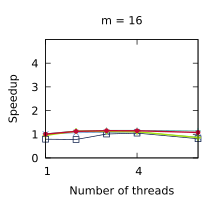

This figure's gnuplot source:
set title "m = 16"
set terminal pdf size 2.2,2.0
set output "./results/Scans_n___4,194,304,_m___16.pdf"
set key off
set xrange [1:6]
set xtics (1, 4)
set xlabel "Number of threads"
set yrange [0:5]
set ytics (0, 1, 2, 3, 4)
set ylabel "Speedup"
plot './results/Scans_n___4,194,304,_m___16.dat' using 1:2 title "Outer parallelism" pointsize 0.7 lw 1 pt 1 linecolor rgb "#24A793" with linespoints, \
  './results/Scans_n___4,194,304,_m___16.dat' using 1:3 title "Inner parallelism" pointsize 0.7 lw 1 pt 2 linecolor rgb "#5287C6" with linespoints, \
  './results/Scans_n___4,194,304,_m___16.dat' using 1:4 title "OpenMP" pointsize 0.7 lw 1 pt 4 linecolor rgb "#001240" with linespoints, \
  './results/Scans_n___4,194,304,_m___16.dat' using 1:5 title "Multi-atomics" pointsize 0.7 lw 2 pt 1 linecolor rgb "#A7E310" with linespoints, \
  './results/Scans_n___4,194,304,_m___16.dat' using 1:6 title "Work assisting" pointsize 0.4 lw 2 pt 7 linecolor rgb "#C00A35" with linespoints
